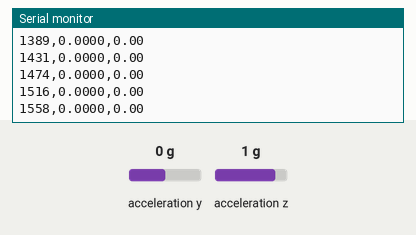
The sketch below on a simulated ESP32. Shown: the last lines printed to the serial monitor. The inputs (shaded band) are chosen by the test bench; at power-on: acceleration y 0 g, acceleration z 1 g.

Above: at 1.6 s.
1.7 s: acceleration y set to -1.4 g
At 1.71 s:
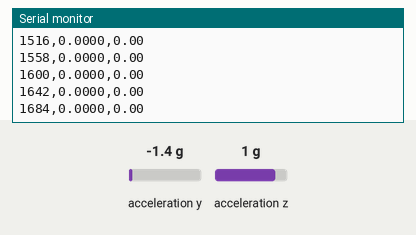
3.2 s: acceleration z set to -1.4 g
At 3.23 s:
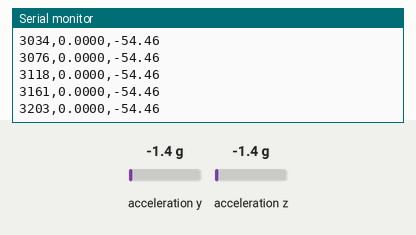
4.7 s: acceleration y set to -0.8 g
At 4.7 s:
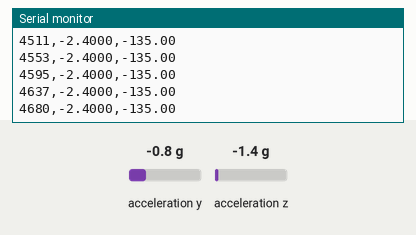
Timing chart, 0 to 7.7 s (numbered marks = the images above; inputs shaded):
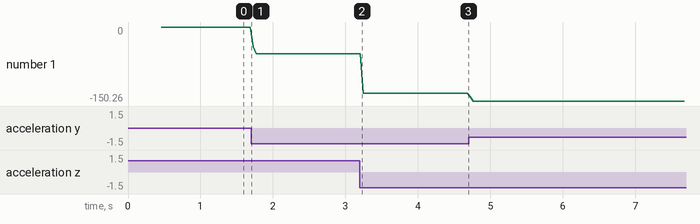

Measured:
- plotted number 1: 0 → -54.46 after the input at 1.7 s

The sketch:

accelerometer_test.ino
```cpp
#include <Wire.h>
#include "SparkFunLSM6DS3.h"

#define I2C_SDA 21
#define I2C_SCL 22

LSM6DS3 myIMU(I2C_MODE, 0x6B);
float baseZ = 0;

void setup() {
  Serial.begin(115200);
  Wire.begin(I2C_SDA, I2C_SCL);

  if (myIMU.begin() != 0) while (1);

  // Kalibracja tła (200 próbek dla większej precyzji)
  for(int i=0; i<200; i++) {
    baseZ += myIMU.readFloatAccelZ();
    delay(2);
  }
  baseZ /= 200.0;
}

void loop() {
  float sumAz = 0;
  float sumAy = 0;
  int samples = 10; // Uśredniamy 10 odczytów

  for(int i=0; i < samples; i++) {
    sumAz += myIMU.readFloatAccelZ();
    sumAy += myIMU.readFloatAccelY();
    delay(4); // 10 próbek * 4ms = ok. 40ms na cykl (25Hz)
  }

  float avgAz = sumAz / samples;
  float avgAy = sumAy / samples;

  float displacement = avgAz - baseZ;
  float angle = atan2(avgAy, avgAz) * 180.0 / PI;

  Serial.print(millis());
  Serial.print(",");
  Serial.print(displacement, 4);
  Serial.print(",");
  Serial.println(angle, 2);
}
```
